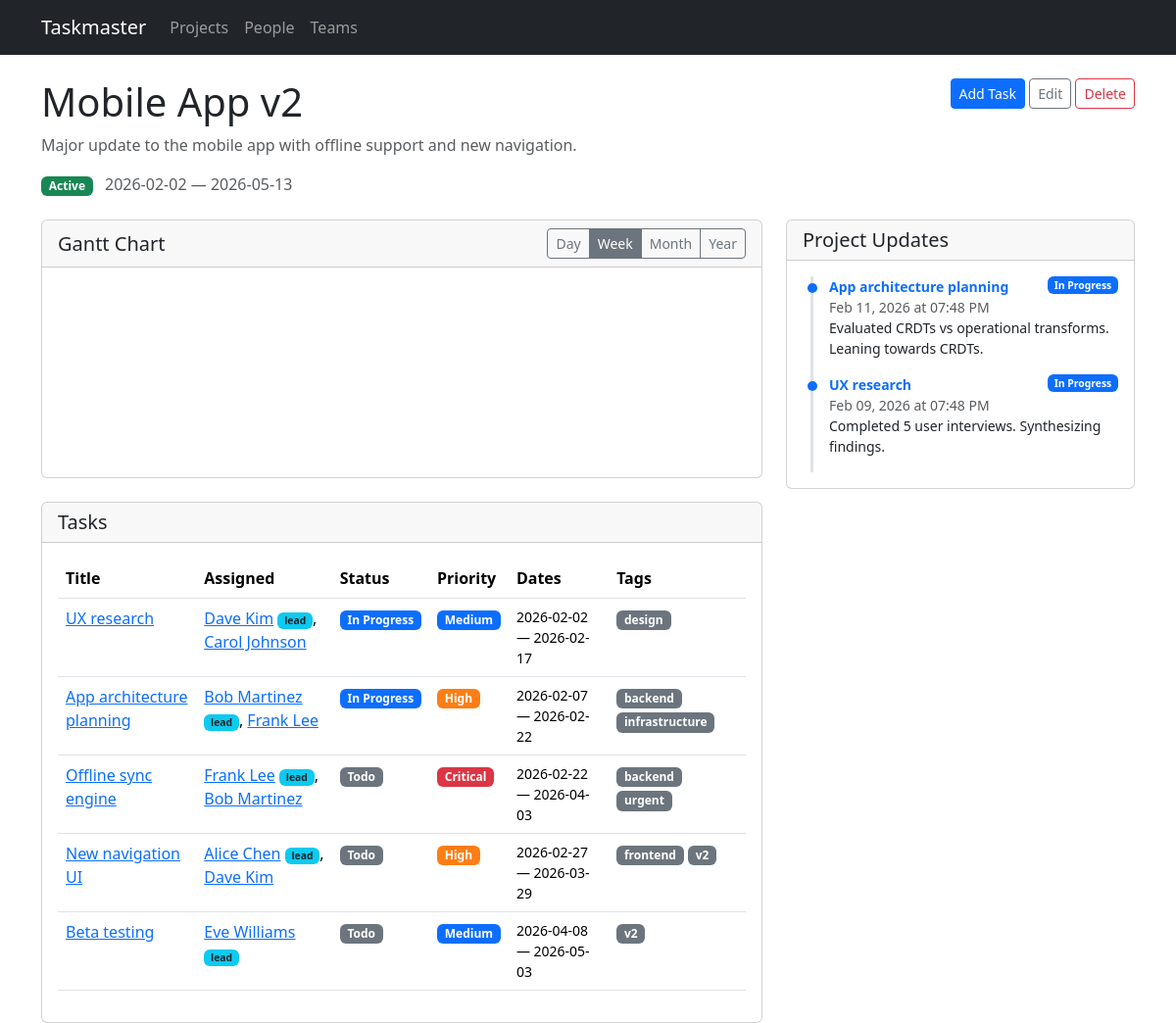
Before: /projects/2 with the older database file.
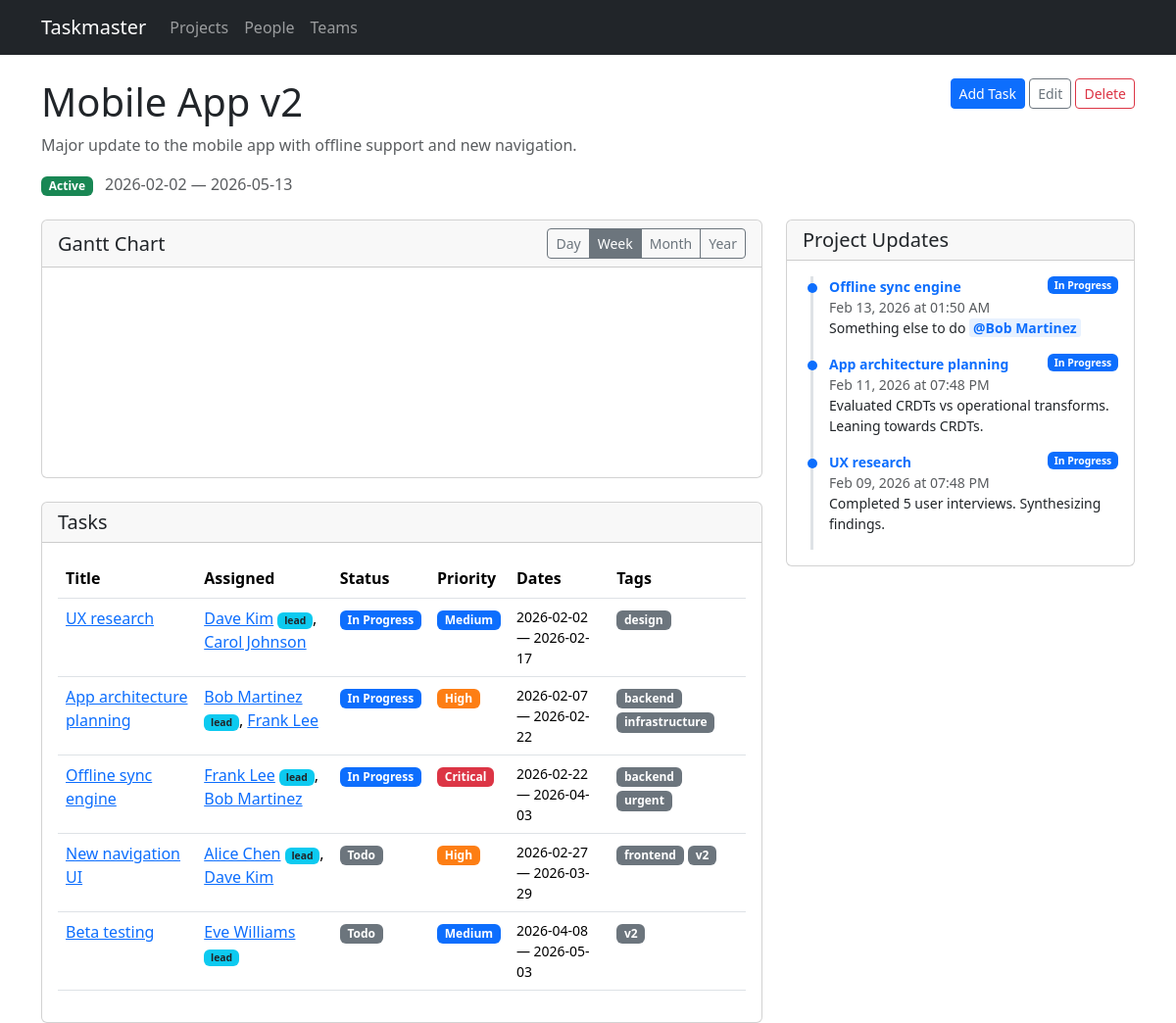
After: the same page with the newer database file.
### models.py (models this page shows, shortened)
class Project(db.Model):
    id = db.Column(db.Integer, primary_key=True)
    name = db.Column(db.String(200), nullable=False)
    description = db.Column(db.Text)
    start_date = db.Column(db.Date)
    end_date = db.Column(db.Date)
    status = db.Column(db.String(20), default='active')  # active, completed, on_hold
    tasks = db.relationship('Task', backref='project', lazy=True, cascade='all, delete-orphan')

class Task(db.Model):
    id = db.Column(db.Integer, primary_key=True)
    title = db.Column(db.String(200), nullable=False)
    description = db.Column(db.Text)
    project_id = db.Column(db.Integer, db.ForeignKey('project.id'), nullable=False)
    start_date = db.Column(db.Date, nullable=False)
    end_date = db.Column(db.Date, nullable=False)
    status = db.Column(db.String(20), default='todo')  # todo, in_progress, done
    priority = db.Column(db.String(20), default='medium')  # low, medium, high, critical
    assignments = db.relationship('TaskAssignment', backref='task', lazy=True,
                                   cascade='all, delete-orphan')
    tags = db.relationship('Tag', secondary=task_tags, backref=db.backref('tasks', lazy=True))
    status_updates = db.relationship('StatusUpdate', backref='task', lazy=True,
                                     order_by='StatusUpdate.created_at.desc()',
                                     cascade='all, delete-orphan')
    dependencies = db.relationship(
        'Task',
        secondary='task_dependency',
        primaryjoin='Task.id == TaskDependency.task_id',
        secondaryjoin='Task.id == TaskDependency.depends_on_id',
        backref=db.backref('dependents', lazy=True),
        lazy=True,
    )
    @property
    def lead(self):
        for a in self.assignments:
            if a.is_lead:
                return a.person
        return None
    @property
    def assignees(self):
        return [a.person for a in self.assignments]

class Person(db.Model):
    id = db.Column(db.Integer, primary_key=True)
    name = db.Column(db.String(120), nullable=False)
    email = db.Column(db.String(120))
    team_id = db.Column(db.Integer, db.ForeignKey('team.id'))
    assignments = db.relationship('TaskAssignment', backref='person', lazy=True)

class Tag(db.Model):
    id = db.Column(db.Integer, primary_key=True)
    name = db.Column(db.String(50), unique=True, nullable=False)

class StatusUpdate(db.Model):
    id = db.Column(db.Integer, primary_key=True)
    task_id = db.Column(db.Integer, db.ForeignKey('task.id'), nullable=False)
    content = db.Column(db.Text, nullable=False)
    created_at = db.Column(db.DateTime, default=datetime.utcnow)
    mentions = db.relationship('Person', secondary=status_update_mentions,
                               backref=db.backref('mentioned_in', lazy=True))

### routes/projects.py (the view)
@bp.route('/projects/<int:id>')
def detail(id):
    project = Project.query.get_or_404(id)
    task_ids = [t.id for t in project.tasks]
    all_updates = StatusUpdate.query.filter(
        StatusUpdate.task_id.in_(task_ids)
    ).order_by(StatusUpdate.created_at.desc()).all() if task_ids else []
    return render_template('projects/detail.html', project=project,
                           all_updates=all_updates)

### templates/projects/detail.html (shortened to what this page needs)
{% extends "base.html" %}
{% block content %}
<div class="d-flex justify-content-between align-items-start mb-3">
    <div>
        <h1>{{ project.name }}</h1>
        {% if project.description %}
        <p class="text-muted">{{ project.description }}</p>
        {% endif %}
        <div class="mb-2">
            <span class="badge badge-{{ project.status }}">{{ project.status | replace('_', ' ') | title }}</span>
            {% if project.start_date %}<span class="text-muted ms-2">{{ project.start_date }}</span>{% endif %}
            {% if project.end_date %}<span class="text-muted"> &mdash; {{ project.end_date }}</span>{% endif %}
        </div>
    </div>
    <div>
        <a href="{{ url_for('tasks.new_task', project_id=project.id) }}" class="btn btn-primary btn-sm">Add Task</a>
        <a href="{{ url_for('projects.edit_project', id=project.id) }}" class="btn btn-outline-secondary btn-sm">Edit</a>
        <form method="post" action="{{ url_for('projects.delete_project', id=project.id) }}" class="d-inline"
              onsubmit="return confirm('Delete this project and all its tasks?')">
            <button type="submit" class="btn btn-outline-danger btn-sm">Delete</button>
        </form>
    </div>
</div>
<div class="row g-4">
<div class="col-lg-8">
    {% if project.tasks %}
    <div class="card mb-4">
        <div class="card-header d-flex justify-content-between align-items-center">
            <h5 class="mb-0">Gantt Chart</h5>
            <div class="btn-group btn-group-sm" id="gantt-zoom">
                <button type="button" class="btn btn-outline-secondary" data-mode="Day">Day</button>
                <button type="button" class="btn btn-outline-secondary active" data-mode="Week">Week</button>
                <button type="button" class="btn btn-outline-secondary" data-mode="Month">Month</button>
                <button type="button" class="btn btn-outline-secondary" data-mode="Year">Year</button>
            </div>
        </div>
        <div class="card-body gantt-container">
            <svg id="gantt"></svg>
        </div>
    </div>
    <div class="card">
        <div class="card-header"><h5 class="mb-0">Tasks</h5></div>
        <div class="card-body">
            <div class="table-responsive">
                <table class="table table-hover">
                    <thead>
                        <tr>
                            <th>Title</th>
                            <th>Assigned</th>
                            <th>Status</th>
                            <th>Priority</th>
                            <th>Dates</th>
                            <th>Tags</th>
                        </tr>
                    </thead>
                    <tbody>
                        {% for task in project.tasks %}
                        <tr>
                            <td><a href="{{ url_for('tasks.detail', id=task.id) }}">{{ task.title }}</a></td>
                            <td>
                                {% if task.assignees %}
                                    {% for person in task.assignees %}
                                    <a href="{{ url_for('people.detail', id=person.id) }}">{{ person.name }}</a>{% if task.lead and person.id == task.lead.id %} <span class="badge bg-info text-dark" style="font-size:0.65em">lead</span>{% endif %}{% if not loop.last %}, {% endif %}
                                    {% endfor %}
                                {% else %}
                                <span class="text-muted">Unassigned</span>
                                {% endif %}
                            </td>
                            <td><span class="badge badge-{{ task.status }}">{{ task.status | replace('_', ' ') | title }}</span></td>
                            <td><span class="badge badge-{{ task.priority }}">{{ task.priority | title }}</span></td>
                            <td class="small">{{ task.start_date }} &mdash; {{ task.end_date }}</td>
                            <td>
                                {% for tag in task.tags %}
                                <span class="badge bg-secondary">{{ tag.name }}</span>
                                {% endfor %}
                            </td>
                        </tr>
                        {% endfor %}
                    </tbody>
                </table>
            </div>
        </div>
    </div>
    {% else %}
    <div class="text-center py-5">
        <p class="text-muted">No tasks yet.</p>
        <a href="{{ url_for('tasks.new_task', project_id=project.id) }}" class="btn btn-primary">Add the first task</a>
    </div>
    {% endif %}
</div>
<div class="col-lg-4">
    <div class="card" style="position: sticky; top: 1rem;">
        <div class="card-header"><h5 class="mb-0">Project Updates</h5></div>
        <div class="card-body" style="max-height: 80vh; overflow-y: auto;">
            {% if all_updates %}
            <div class="status-timeline">
                {% for update in all_updates %}
                <div class="update-item">
                    <div class="d-flex justify-content-between align-items-start">
                        <a href="{{ url_for('tasks.detail', id=update.task.id) }}" class="fw-semibold small text-decoration-none">{{ update.task.title }}</a>
                        <span class="badge badge-{{ update.task.status }}" style="font-size:0.65em">{{ update.task.status | replace('_', ' ') | title }}</span>
                    </div>
                    <div class="text-muted small">{{ update.created_at.strftime('%b %d, %Y at %I:%M %p') }}</div>
                    <div class="small">{{ update.content|render_mentions }}</div>
                </div>
                {% endfor %}
            </div>
            {% else %}
            <p class="text-muted mb-0 small">No updates yet. Add status updates from individual task pages.</p>
            {% endif %}
        </div>
    </div>
</div>
</div>
{% endblock %}

### templates/base.html (shortened to what this page needs)
<!DOCTYPE html>
<html lang="en">
<head>
    <link href="https://cdn.jsdelivr.net/npm/bootstrap@5.3.3/dist/css/bootstrap.min.css" rel="stylesheet">
    <link rel="stylesheet" href="https://cdn.jsdelivr.net/npm/frappe-gantt@0.6.1/dist/frappe-gantt.min.css">
    <link rel="stylesheet" href="{{ url_for('static', filename='style.css') }}">
</head>
<body>
    <nav class="navbar navbar-expand-lg navbar-dark bg-dark">
        <div class="container">
            <a class="navbar-brand" href="{{ url_for('index') }}">Taskmaster</a>
            <div class="collapse navbar-collapse" id="navbarNav">
                <ul class="navbar-nav">
                    <li class="nav-item">
                        <a class="nav-link" href="{{ url_for('projects.list_projects') }}">Projects</a>
                    </li>
                    <li class="nav-item">
                        <a class="nav-link" href="{{ url_for('people.list_people') }}">People</a>
                    </li>
                    <li class="nav-item">
                        <a class="nav-link" href="{{ url_for('teams.list_teams') }}">Teams</a>
                    </li>
                </ul>
            </div>
        </div>
    </nav>
    <main class="container mt-4">
        {% block content %}{% endblock %}
    </main>
</body>
</html>

### static/style.css (style rules this page uses)
.badge-medium { background-color: #0d6efd; }
.badge-high { background-color: #fd7e14; }
.badge-critical { background-color: #dc3545; }
.badge-todo { background-color: #6c757d; }
.badge-in_progress { background-color: #0d6efd; }
.badge-active { background-color: #198754; }
.status-timeline { border-left: 3px solid #dee2e6; padding-left: 1rem; margin-left: 0.5rem; }
.status-timeline .update-item { position: relative; padding-bottom: 1rem; }
.status-timeline .update-item::before { content: ''; position: absolute; left: -1.35rem; top: 0.4rem; width: 10px; height: 10px; border-radius: 50%; background: #0d6efd; }
.gantt-container { overflow-x: auto; margin: 1rem 0; }
.mention-tag { background-color: #e7f1ff; color: #0d6efd; padding: 0 4px; border-radius: 3px; font-weight: 600; }

Changed rows visible on the page:
changed Task "Offline sync engine": status "Todo" → "In Progress"
added StatusUpdate: task "Offline sync engine", task.status "In Progress", created_at "Feb 13, 2026 at 01:50 AM", content|render_mentions "Something else to do @Bob Martinez"
